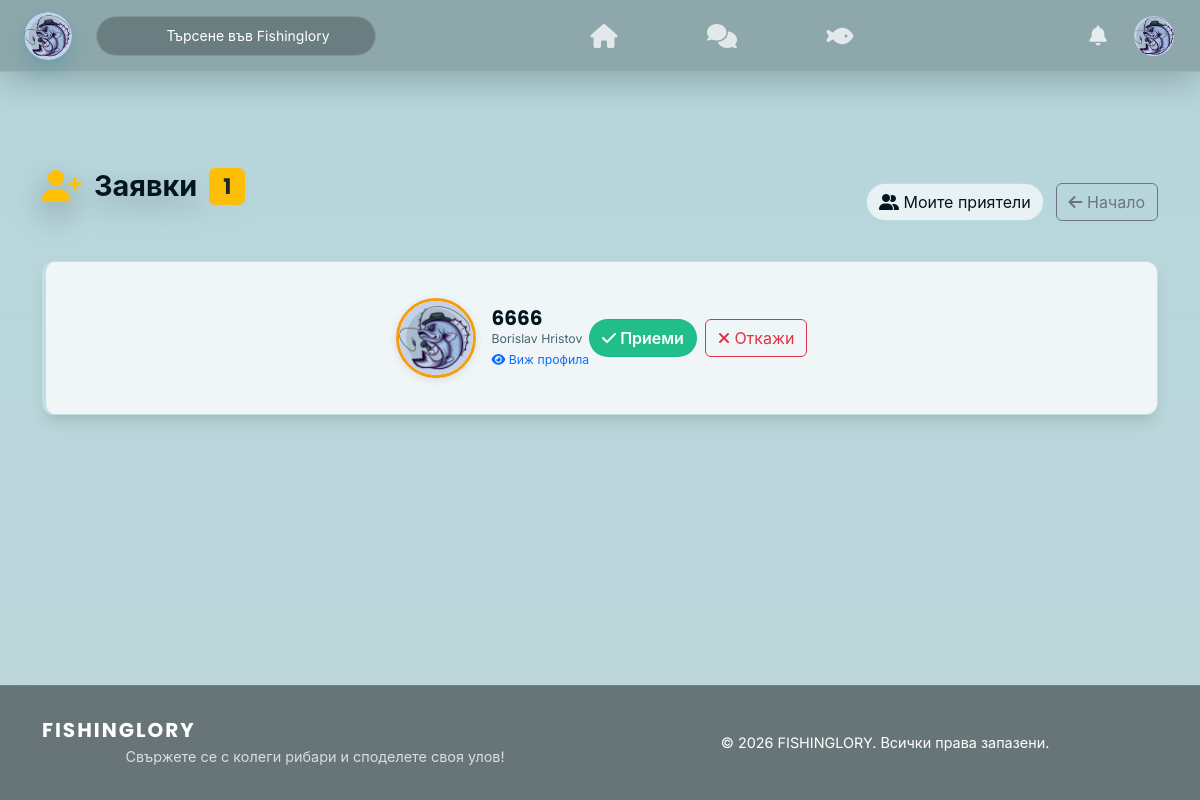
Before: /be/friends/list_requests.php (signed in) with the older database file.
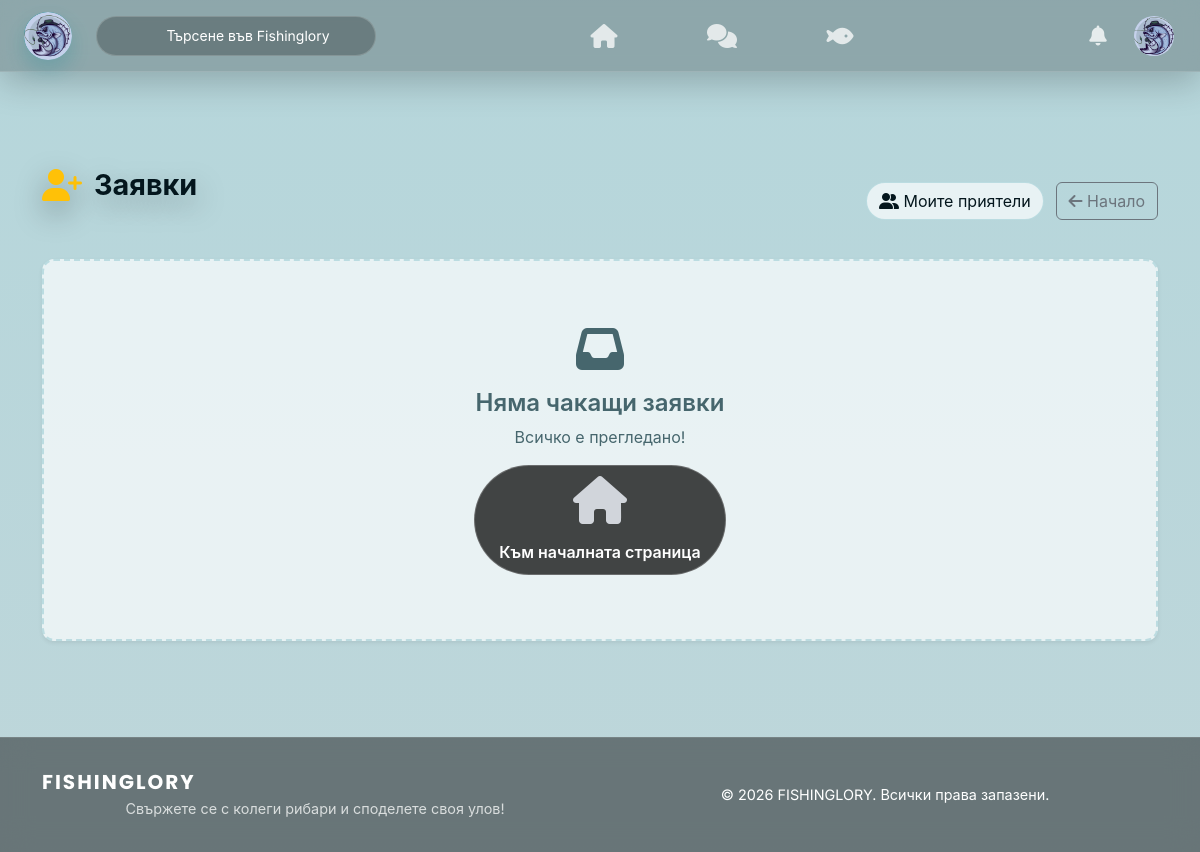
After: the same page with the newer database file.
### tables this page shows
CREATE TABLE `friend_requests` (
  `id` int(11) NOT NULL,
  `sender_id` int(11) NOT NULL,
  `receiver_id` int(11) NOT NULL,
  `status` enum('pending','accepted','rejected') DEFAULT 'pending',
  `created_at` timestamp NOT NULL DEFAULT current_timestamp()
);

CREATE TABLE `users` (
  `id` int(11) NOT NULL,
  `full_name` varchar(100) NOT NULL,
  `username` varchar(50) NOT NULL,
  `email` varchar(100) NOT NULL,
  `password_hash` varchar(255) NOT NULL,
  `role` enum('user','admin') DEFAULT 'user',
  `is_verified` tinyint(1) DEFAULT 0,
  `status` enum('active','banned') DEFAULT 'active',
  `created_at` timestamp NOT NULL DEFAULT current_timestamp(),
  `last_login` timestamp NULL DEFAULT NULL
);

### Config/languages.php (called while the page is built, shortened)
<?php
$lang = $_SESSION['lang'] ?? 'bg';
function __($key) {
    global $lang, $translations;
    return $translations[$lang][$key] ?? $key;
}
function getCurrentLang() {
    global $lang;
    return $lang;
}
?>

### Config/security.php (called while the page is built, shortened)
<?php
function generateCsrfToken() {
    return $_SESSION['csrf_token'];
}
function assetVersion(string $relativePath): string {
    $relativePath = ltrim($relativePath, "/\\");
    $fullPath = dirname(__DIR__) . DIRECTORY_SEPARATOR . $relativePath;
    if (is_file($fullPath)) {
        return (string) filemtime($fullPath);
    }
    return (string) time();
}

### Config/avatar_helper.php (called while the page is built, shortened)
<?php
function avatarAssetVersion($relativePath) {
    $absolutePath = __DIR__ . '/../' . ltrim($relativePath, '/');
    if (is_file($absolutePath)) {
        $mtime = filemtime($absolutePath);
        if ($mtime !== false) {
            return (string) $mtime;
        }
    }
    return null;
}
function resolveDefaultAvatarPath() {
    static $resolved = null;
    if ($resolved !== null) {
        return $resolved;
    }
    $candidates = [
        'fe/assets/img/default-avatar.png',
        'fe/assets/img/avatars/default.png',
        'fe/assets/img/logo_rounded.png',
    ];
    foreach ($candidates as $candidate) {
        if (is_file(__DIR__ . '/../' . $candidate)) {
            $resolved = $candidate;
            return $resolved;
        }
    }
    $resolved = 'fe/assets/img/logo.png';
    return $resolved;
}
function getUserAvatar($avatarUrl, $currentPath = null) {
    $defaultAvatar = resolveDefaultAvatarPath();
    $avatar = $avatarUrl ?? $defaultAvatar;
    if ($currentPath === null) {
        $currentPath = $_SERVER['PHP_SELF'] ?? '';
    }
    if (strpos($currentPath, '/fe/pages/') !== false) {
        if (strpos($avatar, 'fe/') === 0) {
            $path = '../../' . $avatar;
            if ($avatar === $defaultAvatar) {
                $version = avatarAssetVersion($defaultAvatar);
                if ($version !== null) {
                    $path .= '?v=' . $version;
                }
            }
            return $path;
        }
    } elseif (strpos($currentPath, '/be/') !== false) {
        if (strpos($avatar, 'fe/') === 0) {
            $path = '../../' . $avatar;
            if ($avatar === $defaultAvatar) {
                $version = avatarAssetVersion($defaultAvatar);
                if ($version !== null) {
                    $path .= '?v=' . $version;
                }
            }
            return $path;
        }
    }
    return $avatar;
}

### be/friends/list_requests.php (the view, shortened to what the changed rows need)
<?php
require '../../config/security.php';
require '../../config/database.php';
require '../../config/avatar_helper.php';
require '../../config/languages.php';
$userId = $_SESSION['user_id'];
$stmt = $pdo->prepare(
    "SELECT fr.id, u.id as user_id, u.username, u.full_name, up.avatar_url
     FROM friend_requests fr
     JOIN users u ON u.id = fr.sender_id
     LEFT JOIN user_profiles up ON u.id = up.user_id
     WHERE fr.receiver_id = ? AND fr.status = 'pending'"
);
$stmt->execute([$userId]);
$requests = $stmt->fetchAll();
?>
<!DOCTYPE html>
<html lang="<?= getCurrentLang() ?>">
<head>
    <link href="https://cdn.jsdelivr.net/npm/bootstrap@5.3.3/dist/css/bootstrap.min.css" rel="stylesheet">
    <link rel="stylesheet" href="https://cdnjs.cloudflare.com/ajax/libs/font-awesome/6.5.0/css/all.min.css">
    <link rel="stylesheet" href="../../fe/assets/css/style.css?v=<?= assetVersion('fe/assets/css/style.css') ?>">
    <link rel="stylesheet" href="../../fe/assets/css/navbar.css?v=<?= assetVersion('fe/assets/css/navbar.css') ?>">
    <link rel="stylesheet" href="../../fe/assets/css/components.css?v=<?= assetVersion('fe/assets/css/components.css') ?>">
    <link rel="stylesheet" href="../../fe/assets/css/friends_list.css?v=<?= assetVersion('fe/assets/css/friends_list.css') ?>">
</head>
<body class="requests-page d-flex flex-column min-vh-100" data-user-id="<?= $_SESSION['user_id'] ?>" data-csrf-token="<?= generateCsrfToken() ?>" data-theme="<?= $_SESSION['theme'] ?? 'light' ?>">
<main class="flex-grow-1 container my-5 py-5">
    <div class="d-flex justify-content-between align-items-center mb-4">
        <h2 class="fw-bold page-title">
            <i class="fas fa-user-plus text-warning"></i> <?= __('requests') ?>
            <?php if (!empty($requests)): ?>
                <span class="badge bg-warning text-dark"><?= count($requests) ?></span>
            <?php endif; ?>
        </h2>
    </div>
    <?php if (empty($requests)): ?>
        <div class="card text-center py-5 shadow-sm requests-empty">
            <div class="card-body">
                <i class="fas fa-inbox fa-4x text-muted mb-3"></i>
                <h4 class="text-muted"><?= __('no_pending_requests') ?></h4>
                <p class="text-muted"><?= __('all_caught_up') ?></p>
                <a href="../../index.php" class="btn btn-primary mt-3">
                    <i class="fas fa-home"></i> <?= __('go_to_home') ?>
                </a>
            </div>
        </div>
    <?php else: ?>
        <div class="row g-3">
            <?php foreach ($requests as $r):
                $senderAvatar = getUserAvatar($r['avatar_url'] ?? null);
            ?>
                <div class="col-12">
                    <div class="card shadow-sm request-card">
                        <div class="card-body">
                            <div class="d-flex align-items-center justify-content-between">
                                <div class="d-flex align-items-center gap-3">
                                    <img src="<?= htmlspecialchars($senderAvatar) ?>"
                                         class="rounded-circle request-avatar"
                                         width="60" height="60"
                                         >
                                    <div>
                                        <h5 class="mb-0 fw-bold"><?= htmlspecialchars($r['username']) ?></h5>
                                        <?php if (!empty($r['full_name'])): ?>
                                            <p class="text-muted mb-0 small"><?= htmlspecialchars($r['full_name']) ?></p>
                                        <?php endif; ?>
                                        <a href="../users/profile.php?id=<?= $r['user_id'] ?>" class="text-primary text-decoration-none small">
                                            <i class="fas fa-eye"></i> <?= __('view_profile') ?>
                                        </a>
                                    </div>
                                </div>
                                <div class="d-flex gap-2">
                                    <form action="accept_request.php" method="post" class="d-inline">
                                        <button class="btn btn-success">
                                            <i class="fas fa-check"></i> <?= __('accept') ?>
                                        </button>
                                    </form>
                                    <form action="reject_request.php" method="post" class="d-inline">
                                        <button class="btn btn-outline-danger">
                                            <i class="fas fa-times"></i> <?= __('reject') ?>
                                        </button>
                                    </form>
                                </div>
                            </div>
                        </div>
                    </div>
                </div>
            <?php endforeach; ?>
        </div>
    <?php endif; ?>
</main>
</body>
</html>

Changed rows visible on the page:
removed friend_requests: sender.username "6666", sender.full_name "Borislav Hristov"
Other visible differences:
__('no_pending_requests'): (not shown) → "Няма чакащи заявки"
__('all_caught_up'): (not shown) → "Всичко е прегледано!"
__('go_to_home'): (not shown) → "Към началната страница"
count($requests): "1" → (not shown)
